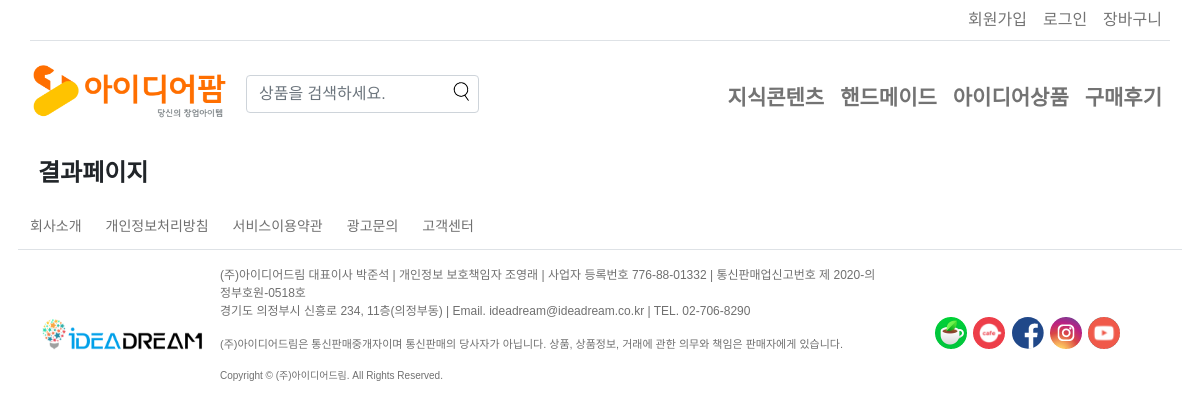
Screenshot of /order/cart with the database file from the repository.
### member/models.py (models this page shows, shortened)
class Prod_Categ_big(models.Model): #대분류 정의
    Code=models.CharField(max_length=20, verbose_name='대분류코드', unique=True, db_index=True)
    Name=models.CharField(max_length=50, verbose_name='대분류명', db_index=True)
    Intro=RichTextUploadingField(verbose_name='대분류소개', blank=True,null=True)
    class Meta:
        verbose_name = "대분류"
        verbose_name_plural = "대분류"

### member/views.py (the view)
# urls.py: path('order/cart',views.cart),#장바구니 이동 라우팅
def cart(req):# 장바구니화면
    catbig=Prod_Categ_big.objects.order_by()
    if req.session.get('uid'):
        loggeduser=User.objects.get(UID=req.session['uid'])
        return render(req,'cart.html',{'req':req,'userexist':loggeduser,'catbig':catbig})
    return render(req,'cart.html',{'req':req,'catbig':catbig})

### member/templates/cart.html
{% load static %}
{% load humanize %}
<!DOCTYPE html>
<html lang="ko">
    {% include 'head.html' %}
    <body>
        <header class="container-md p-0">
            {% include 'tnb.html' %}
            {% include 'gnb.html' %}
        </header>
        <section class="container my-3 px-0">
            <h4 class="p-2">결과페이지</h4>
        </section>
        {% include 'footer.html' %}
    </body>
</html>

### member/templates/gnb.html (shortened to what this page needs)
{% load static %}
            <nav class="navbar navbar-expand-lg navbar-light my-1">
                <div class="container-fluid p-0">
                    <a class="navbar-brand" href="/"><img src="{% static 'farm/아이디어팜_로고.png' %}"></a>
                    <div class="collapse navbar-collapse" id="navbarSupportedContent">
                        <form class="d-flex my-2" action="/search?search=" method="GET" id="form" onsubmit="return search();">
                            <input class="form-control col-xxl-2 mt-2" type="search" name="search" placeholder="상품을 검색하세요." aria-label="Search" id="Serach" required>
                            <button class="btn" type="submit" style="position:relative;right:40px;"><img src="{% static 'magnifying-glass.png' %}" ></button>
                        </form>
                        <ul class="navbar-nav ms-auto my-2 mt-xl-3 mb-xl-0">
                            {% if catbig %}
                                {% for element in catbig %}
                            <li class="nav-item">
                                <strong><a class="nav-link F2 " href="/product/{{element.Code}}">{{element.Name}}</a></strong>
                            </li>
                                {% endfor %}
                            {% endif %}
                            <li class="nav-item">
                                <strong><a class="nav-link F2" href="/review">구매후기</a></strong>
                            </li>
                        </ul>
                    </div>
                </div>
            </nav>

### member/templates/head.html (style rules this page uses)
body { font-family: "본고딕", "Noto Sans KR", "Noto Sans CJK", "Source Han Sans" ,arial, sans-serif; max-width: 100% ;overflow-x: hidden; }
h1, h2, h3, h4 { font-weight : bold; }
a { text-decoration:none; color:inherit; }
.F2 { font-size:21px; }

### rows the page displays
Prod_Categ_big: Name "지식콘텐츠"
Prod_Categ_big: Name "핸드메이드"
Prod_Categ_big: Name "아이디어상품"
